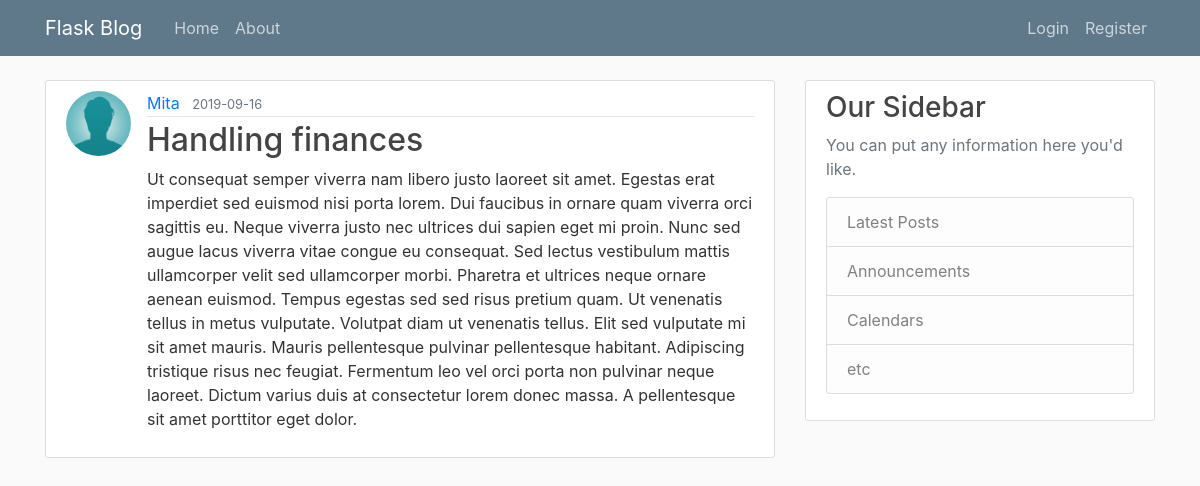
Screenshot of /post/8 with the database file from the repository.
### flaskblog/models.py (models this page shows, shortened)
class User(db.Model, UserMixin):
    id = db.Column(db.Integer, primary_key=True)
    username = db.Column(db.String(20), unique=True, nullable=False)
    email = db.Column(db.String(120), unique=True, nullable=False)
    image_file = db.Column(db.String(20), nullable=False, default='default.jpg')
    password = db.Column(db.String(60), nullable=False)
    posts = db.relationship('Post', backref='author', lazy=True)

class Post(db.Model):
    id = db.Column(db.Integer, primary_key=True)
    title = db.Column(db.String(100), nullable=False)
    date_posted = db.Column(db.DateTime, nullable=False, default=datetime.utcnow)
    content = db.Column(db.Text, nullable=False)
    user_id = db.Column(db.Integer, db.ForeignKey('user.id'), nullable=False)

### flaskblog/posts/routes.py (the view)
@posts.route('/post/<int:post_id>')
def post(post_id):
    post = Post.query.get_or_404(post_id)
    return render_template('post.html', title=post.title, post=post)

### flaskblog/templates/post.html (shortened to what this page needs)
{% extends "layout.html" %}
{% block content %}
    <article class="media content-section">
        <img class="rounded-circle article-img" src="{{ url_for('static', filename='profile_pics/' + post.author.image_file) }}">
      <div class="media-body">
        <div class="article-metadata">
          <a class="mr-2" href="{{ url_for('users.user_posts', username=post.author.username) }}">{{ post.author.username }}</a>
          <small class="text-muted">{{ post.date_posted.strftime('%Y-%m-%d') }}</small>
        </div>
        <h2 class="article-title">{{ post.title }}</h2>
        <p class="article-content">{{ post.content }}</p>
      </div>
    </article>
{% endblock content %}

### flaskblog/static/main.css (style rules this page uses)
body { background: #fafafa; color: #333333; margin-top: 5rem; }
h1, h2, h3, h4, h5, h6 { color: #444444; }
.content-section { background: #ffffff; padding: 10px 20px; border: 1px solid #dddddd; border-radius: 3px; margin-bottom: 20px; }
.article-title { color: #444444; }
.article-content { white-space: pre-line; }
.article-img { height: 65px; width: 65px; margin-right: 16px; }
.article-metadata { padding-bottom: 1px; margin-bottom: 4px; border-bottom: 1px solid #e3e3e3 }

### rows the page displays
User: image_file (placeholder picture), author.username "Mita"
Post: date_posted "2019-09-16", title "Handling finances", content "Ut consequat semper viverra nam libero justo laoreet sit amet. Egestas erat imperdiet sed euismod nisi porta lorem. Dui faucibus in ornare quam viverra orci sagittis eu. Neque viverra justo nec ultrices dui sapien eget mi proin. Nunc sed augue lacus viverra vitae congue eu consequat. Sed lectus vestibulum mattis ullamcorper velit sed ullamcorper morbi. Pharetra et ultrices neque ornare aenean euismod. Tempus egestas sed sed risus pretium quam. Ut venenatis tellus in metus vulputate. Volutpat diam ut venenatis tellus. Elit sed vulputate mi sit amet mauris. Mauris pellentesque pulvinar pellentesque habitant. Adipiscing tristique risus nec feugiat. Fermentum leo vel orci porta non pulvinar…"
